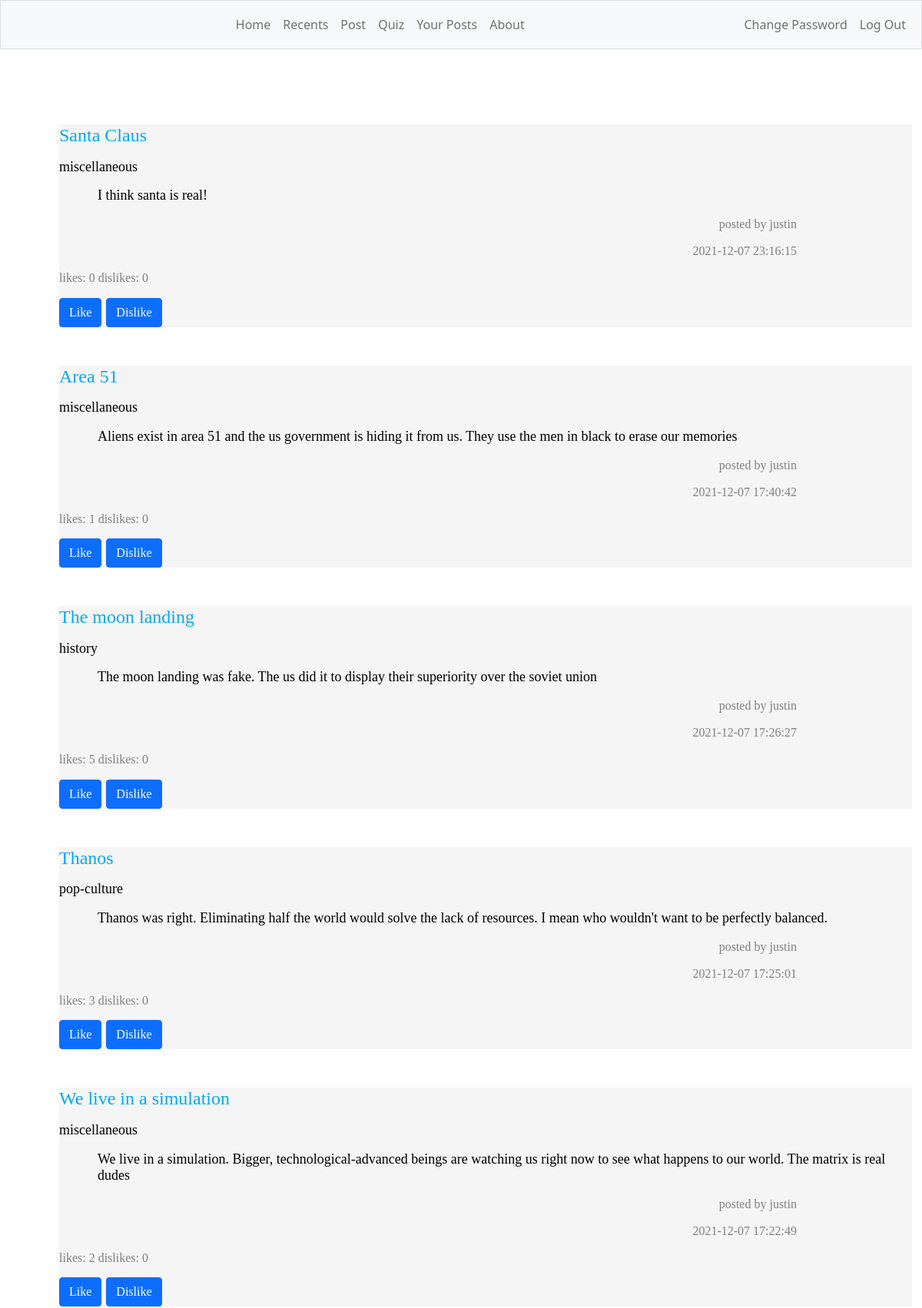
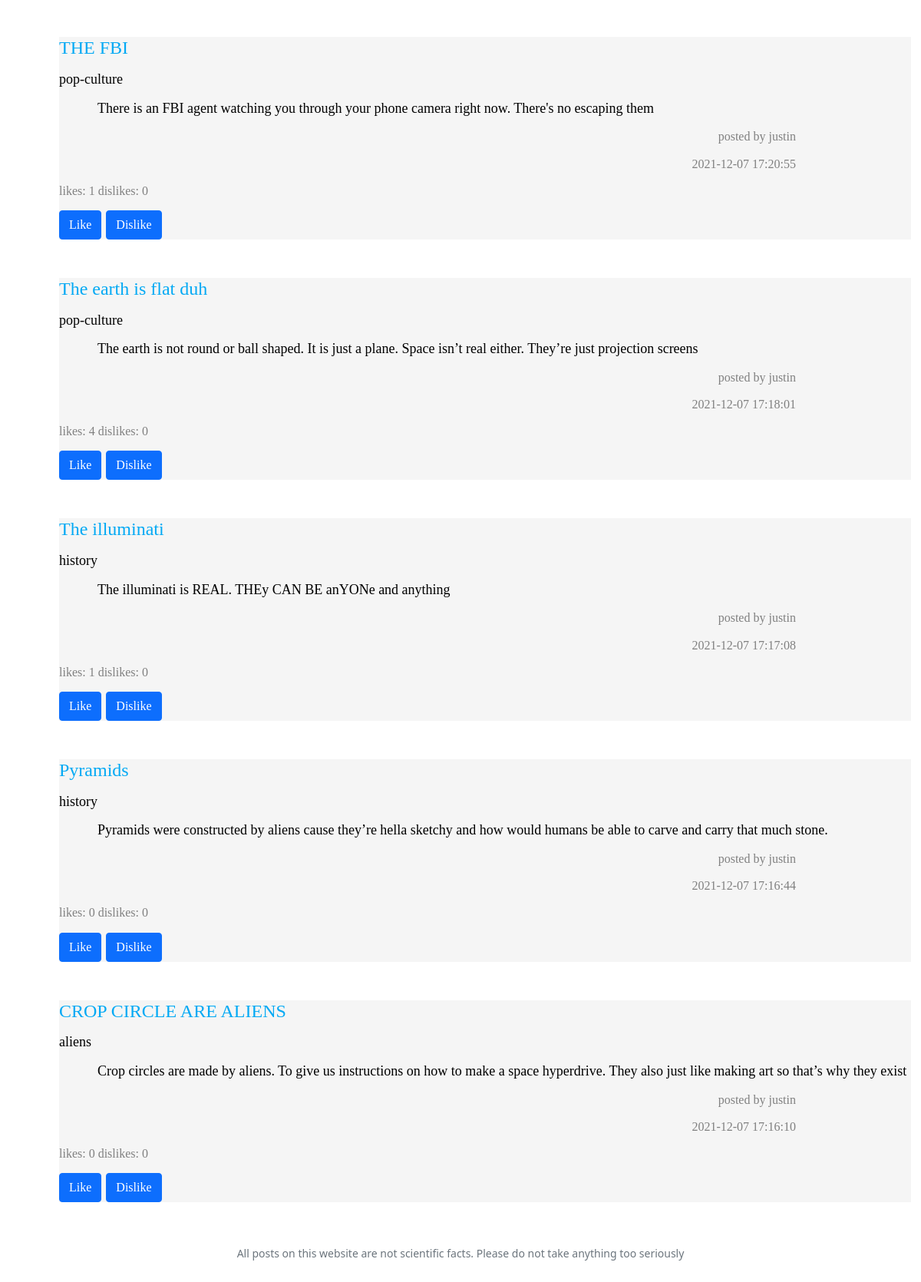
The app's page /recents (signed in), older data (2 pictures, top to bottom).
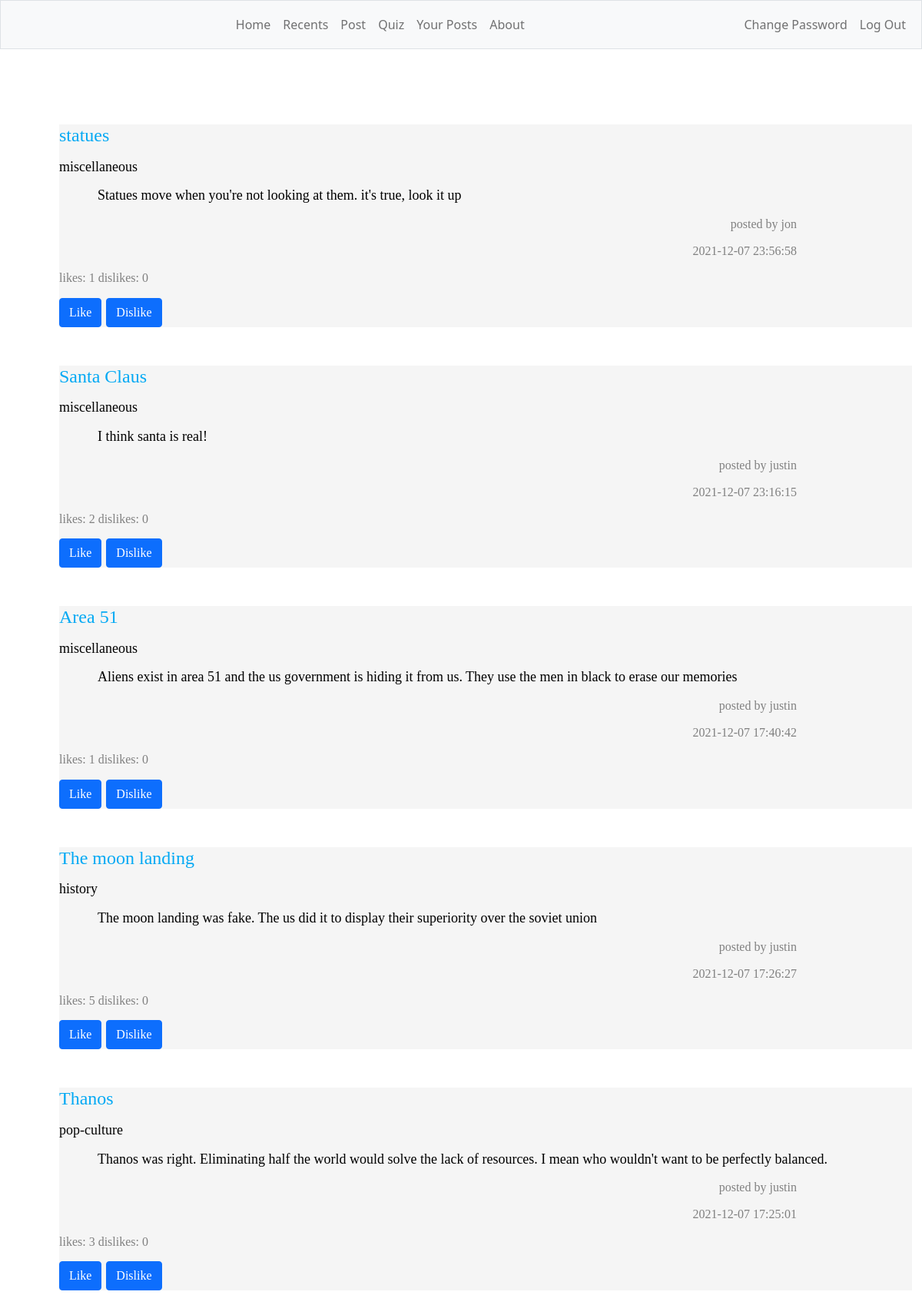
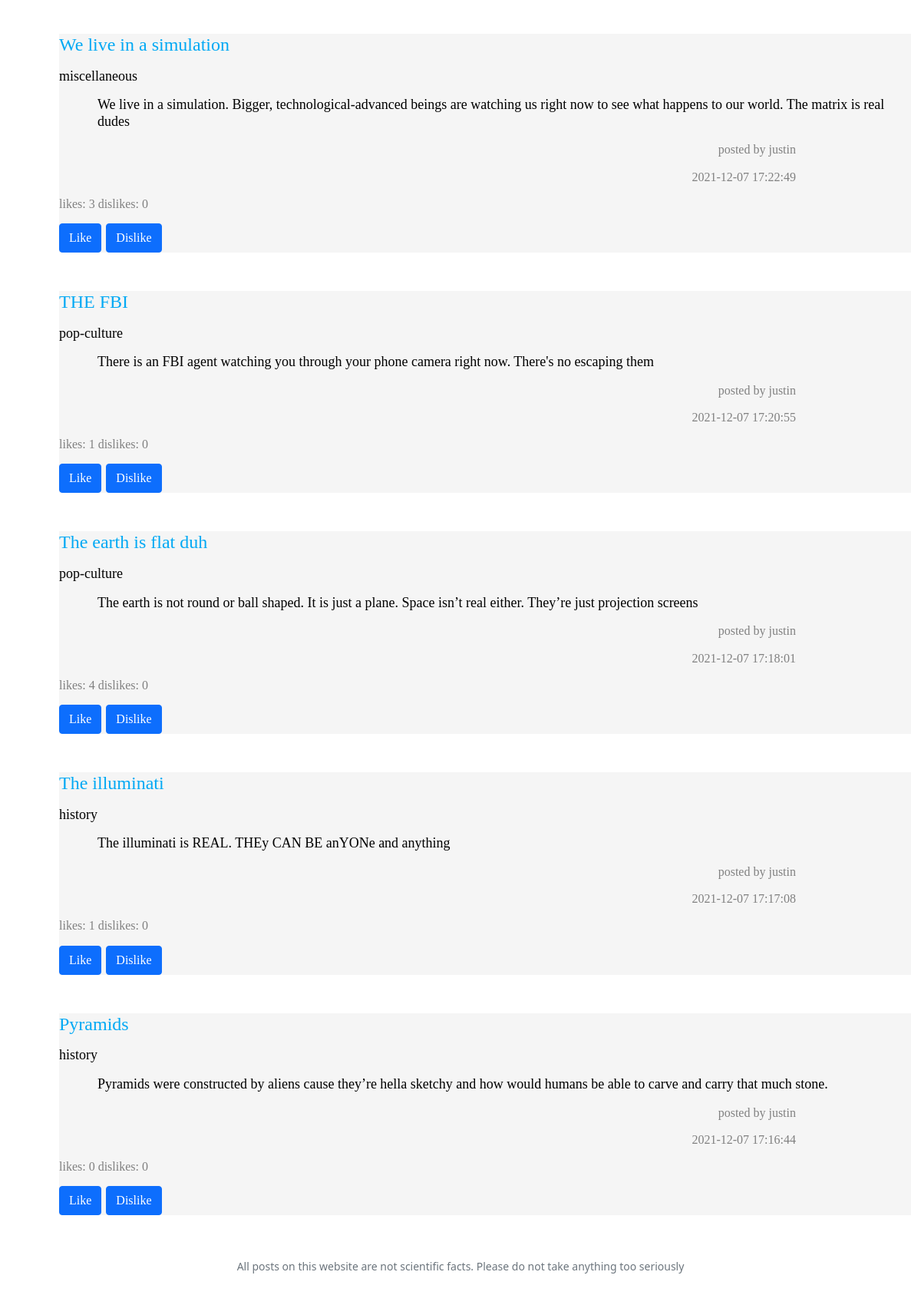
The same page, newer data (2 pictures, top to bottom).
### tables this page shows
CREATE TABLE 'theories' ('name' TEXT, 'user' TEXT, 'content' TEXT, 'upvotes' INTEGER DEFAULT 0 , 'downvotes' INTEGER DEFAULT 0 , date TEXT, id INTEGER, 'genre' TEXT DEFAULT NULL);

### app.py (the view, shortened to what this page needs)
@app.route("/recents", methods=["GET", "POST"])
@login_required
def recents():
    data = db.execute("SELECT * FROM theories ORDER BY date DESC LIMIT 10")
    if request.method == "GET":
        return render_template("recents.html", data=data)

### app.py (called while the page is built)
@app.after_request
def after_request(response):
    response.headers["Cache-Control"] = "no-cache, no-store, must-revalidate"
    response.headers["Expires"] = 0
    response.headers["Pragma"] = "no-cache"
    return response

### helpers.py (called while the page is built)
def login_required(f):
    @wraps(f)
    def decorated_function(*args, **kwargs):
        if session.get("user_id") is None:
            return redirect("/login")
        return f(*args, **kwargs)
    return decorated_function

### templates/recents.html (shortened to what this page needs)
<!DOCTYPE html>
<html lang="en">
    <head>
        <link href="https://cdn.jsdelivr.net/npm/bootstrap@5.1.3/dist/css/bootstrap.min.css" rel="stylesheet">
        <link href="/static/styles.css" rel="stylesheet">
    </head>
    <body>
        <nav class="autohide navbar navbar-expand-lg bg-light border navbar navbar-expand-md navbar-light">
            <div class="container-fluid">
                <div class="collapse navbar-collapse" id="navbar">
                    {% if session["user_id"] %}
                        <ul class="navbar-nav ms-auto">
                            <li class="nav-item"><a class="nav-link" href="/">Home</a></li>
                            <li class="nav-item"><a class="nav-link" href="/recents">Recents</a></li>
                            <li class="nav-item"><a class="nav-link" href="/post">Post</a></li>
                            <li class="nav-item"><a class="nav-link" href="/quiz">Quiz</a></li>
                            <li class="nav-item"><a class="nav-link" href="/your-posts">Your Posts</a></li>
                            <li class="nav-item"><a class="nav-link" href="/about">About</a></li>
                        </ul>
                        <ul class="navbar-nav ms-auto">
                            <li class="nav-item"><a class="nav-link" href="/change">Change Password</a></li>
                            <li class="nav-item"><a class="nav-link" href="/logout">Log Out</a></li>
                        </ul>
                    {% else %}
                        <ul class="navbar-nav ms-auto">
                            <li class="nav-item"><a class="nav-link" href="/register">Register</a></li>
                            <li class="nav-item"><a class="nav-link" href="/login">Log In</a></li>
                        </ul>
                    {% endif %}
                </div>
            </div>
        </nav>
        <main class="container-fluid py-5 text-center">
            {% block main %}
                {% for post in data %}
                <div class="container">
                    <form class="grey" action="/recents" id="like" method="post">
                        <h1 name="title" id="title" class="leftAlign crimson">{{ post.name }}</p>
                        <p id="genre" class="black medium">{{ post.genre }}</p>
                        <p class="paragraph black">{{ post.content }}</p>
                        <p class="author darkgrey">posted by {{ post.user }}</p>
                        <p class="author darkgrey">{{ post.date }}</p>
                        <p class="votes darkgrey">likes: {{ post.upvotes }} dislikes: {{ post.downvotes }}</p>
                        <button class="btn btn-primary" type="submit" name="like" value="like">Like</button>
                        <button class="btn btn-primary" type="submit" name="dislike" value="dislike">Dislike</button>
                    </form>
                </div>
                {% endfor %}
            {% endblock %}
        </main>
        <footer class="mb-5 small text-center text-muted">
            All posts on this website are not scientific facts. Please do not take anything too seriously
        </footer>
    </body>
</html>

Row changes from the older to the newer data that the page shows:
no longer on this page (row unchanged): theories: name "CROP CIRCLE ARE ALIENS", genre "aliens", content "Crop circles are made by aliens. To give us instructions on how to make a space hyperdrive. They also just like making art so that’s why they exist", user "justin", date "2021-12-07 17:16:10", upvotes "0", downvotes "0"
added theories: name "statues", genre "miscellaneous", content "Statues move when you're not looking at them. it's true, look it up", user "jon", date "2021-12-07 23:56:58", upvotes "1", downvotes "0"
changed theories "Santa Claus": upvotes "0" → "2"
changed theories "We live in a simulation": upvotes "2" → "3"
